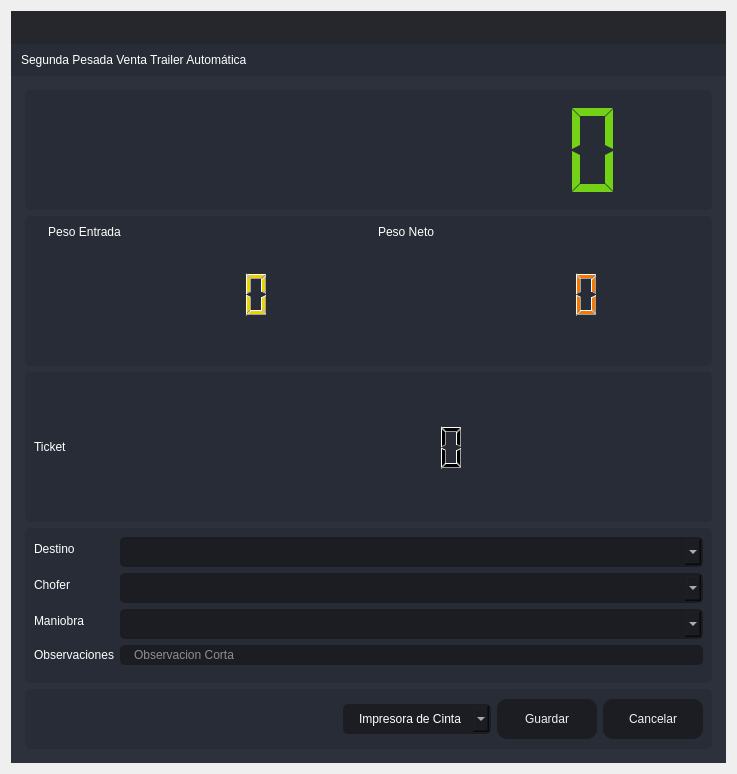
<?xml version="1.0" encoding="UTF-8"?>
<ui version="4.0">
 <class>SegundaPTA</class>
 <widget class="QDialog" name="SegundaPTA">
  <property name="windowModality">
   <enum>Qt::ApplicationModal</enum>
  </property>
  <property name="geometry">
   <rect>
    <x>0</x>
    <y>0</y>
    <width>737</width>
    <height>774</height>
   </rect>
  </property>
  <property name="minimumSize">
   <size>
    <width>737</width>
    <height>774</height>
   </size>
  </property>
  <property name="maximumSize">
   <size>
    <width>737</width>
    <height>774</height>
   </size>
  </property>
  <property name="windowTitle">
   <string>Segunda Pesada Venta Trailer Automática</string>
  </property>
  <property name="windowIcon">
   <iconset resource="files.qrc">
    <normaloff>:/16x16/icons/16x16/logo.png</normaloff>:/16x16/icons/16x16/logo.png</iconset>
  </property>
  <layout class="QVBoxLayout" name="verticalLayout_6">
   <item>
    <widget class="QFrame" name="frame_main">
     <property name="styleSheet">
      <string notr="true">/* LINE EDIT */
QLineEdit {
	background-color: rgb(27, 29, 35);
	border-radius: 5px;
	border: 2px solid rgb(27, 29, 35);
	padding-left: 10px;
}
QLineEdit:hover {
	border: 2px solid rgb(64, 71, 88);
}
QLineEdit:focus {
	border: 2px solid rgb(91, 101, 124);
}

/* SCROLL BARS */
QScrollBar:horizontal {
    border: none;
    background: rgb(52, 59, 72);
    height: 14px;
    margin: 0px 21px 0 21px;
	border-radius: 0px;
}
QScrollBar::handle:horizontal {
    background: rgb(85, 170, 255);
    min-width: 25px;
	border-radius: 7px
}
QScrollBar::add-line:horizontal {
    border: none;
    background: rgb(55, 63, 77);
    width: 20px;
	border-top-right-radius: 7px;
    border-bottom-right-radius: 7px;
    subcontrol-position: right;
    subcontrol-origin: margin;
}
QScrollBar::sub-line:horizontal {
    border: none;
    background: rgb(55, 63, 77);
    width: 20px;
	border-top-left-radius: 7px;
    border-bottom-left-radius: 7px;
    subcontrol-position: left;
    subcontrol-origin: margin;
}
QScrollBar::up-arrow:horizontal, QScrollBar::down-arrow:horizontal
{
     background: none;
}
QScrollBar::add-page:horizontal, QScrollBar::sub-page:horizontal
{
     background: none;
}
 QScrollBar:vertical {
	border: none;
    background: rgb(52, 59, 72);
    width: 14px;
    margin: 21px 0 21px 0;
	border-radius: 0px;
 }
 QScrollBar::handle:vertical {	
	background: rgb(85, 170, 255);
    min-height: 25px;
	border-radius: 7px
 }
 QScrollBar::add-line:vertical {
     border: none;
    background: rgb(55, 63, 77);
     height: 20px;
	border-bottom-left-radius: 7px;
    border-bottom-right-radius: 7px;
     subcontrol-position: bottom;
     subcontrol-origin: margin;
 }
 QScrollBar::sub-line:vertical {
	border: none;
    background: rgb(55, 63, 77);
     height: 20px;
	border-top-left-radius: 7px;
    border-top-right-radius: 7px;
     subcontrol-position: top;
     subcontrol-origin: margin;
 }
 QScrollBar::up-arrow:vertical, QScrollBar::down-arrow:vertical {
     background: none;
 }

 QScrollBar::add-page:vertical, QScrollBar::sub-page:vertical {
     background: none;
 }

/* CHECKBOX */
QCheckBox::indicator {
    border: 3px solid rgb(52, 59, 72);
	width: 15px;
	height: 15px;
	border-radius: 10px;
    background: rgb(44, 49, 60);
}
QCheckBox::indicator:hover {
    border: 3px solid rgb(58, 66, 81);
}
QCheckBox::indicator:checked {
    background: 3px solid rgb(52, 59, 72);
	border: 3px solid rgb(52, 59, 72);	
	background-image: url(:/16x16/icons/16x16/cil-check-alt.png);
}

/* RADIO BUTTON */
QRadioButton::indicator {
    border: 3px solid rgb(52, 59, 72);
	width: 15px;
	height: 15px;
	border-radius: 10px;
    background: rgb(44, 49, 60);
}
QRadioButton::indicator:hover {
    border: 3px solid rgb(58, 66, 81);
}
QRadioButton::indicator:checked {
    background: 3px solid rgb(94, 106, 130);
	border: 3px solid rgb(52, 59, 72);	
}

/* COMBOBOX */
QComboBox{
	background-color: rgb(27, 29, 35);
	border-radius: 5px;
	border: 2px solid rgb(27, 29, 35);
	padding: 5px;
	padding-left: 10px;
}
QComboBox:hover{
	border: 2px solid rgb(64, 71, 88);
}
QComboBox::drop-down {
	subcontrol-origin: padding;
	subcontrol-position: top right;
	width: 25px; 
	border-left-width: 3px;
	border-left-color: rgba(39, 44, 54, 150);
	border-left-style: solid;
	border-top-right-radius: 3px;
	border-bottom-right-radius: 3px;	
	background-image: url(:/16x16/icons/16x16/cil-arrow-bottom.png);
	background-position: center;
	background-repeat: no-reperat;
 }
QComboBox QAbstractItemView {
	color: rgb(85, 170, 255);	
	background-color: rgb(27, 29, 35);
	padding: 10px;
	selection-background-color: rgb(39, 44, 54);
}

/* SLIDERS */
QSlider::groove:horizontal {
    border-radius: 9px;
    height: 18px;
	margin: 0px;
	background-color: rgb(52, 59, 72);
}
QSlider::groove:horizontal:hover {
	background-color: rgb(55, 62, 76);
}
QSlider::handle:horizontal {
    background-color: rgb(85, 170, 255);
    border: none;
    height: 18px;
    width: 18px;
    margin: 0px;
	border-radius: 9px;
}
QSlider::handle:horizontal:hover {
    background-color: rgb(105, 180, 255);
}
QSlider::handle:horizontal:pressed {
    background-color: rgb(65, 130, 195);
}

QSlider::groove:vertical {
    border-radius: 9px;
    width: 18px;
    margin: 0px;
	background-color: rgb(52, 59, 72);
}
QSlider::groove:vertical:hover {
	background-color: rgb(55, 62, 76);
}
QSlider::handle:vertical {
    background-color: rgb(85, 170, 255);
	border: none;
    height: 18px;
    width: 18px;
    margin: 0px;
	border-radius: 9px;
}
QSlider::handle:vertical:hover {
    background-color: rgb(105, 180, 255);
}
QSlider::handle:vertical:pressed {
    background-color: rgb(65, 130, 195);
}

</string>
     </property>
     <property name="frameShape">
      <enum>QFrame::NoFrame</enum>
     </property>
     <property name="frameShadow">
      <enum>QFrame::Raised</enum>
     </property>
     <layout class="QVBoxLayout" name="verticalLayout">
      <property name="spacing">
       <number>0</number>
      </property>
      <property name="leftMargin">
       <number>0</number>
      </property>
      <property name="topMargin">
       <number>0</number>
      </property>
      <property name="rightMargin">
       <number>0</number>
      </property>
      <property name="bottomMargin">
       <number>0</number>
      </property>
      <item>
       <widget class="QFrame" name="frame_top">
        <property name="minimumSize">
         <size>
          <width>0</width>
          <height>65</height>
         </size>
        </property>
        <property name="maximumSize">
         <size>
          <width>16777215</width>
          <height>65</height>
         </size>
        </property>
        <property name="styleSheet">
         <string notr="true">background-color: transparent;</string>
        </property>
        <property name="frameShape">
         <enum>QFrame::NoFrame</enum>
        </property>
        <property name="frameShadow">
         <enum>QFrame::Raised</enum>
        </property>
        <layout class="QHBoxLayout" name="horizontalLayout_3">
         <property name="spacing">
          <number>0</number>
         </property>
         <property name="leftMargin">
          <number>0</number>
         </property>
         <property name="topMargin">
          <number>0</number>
         </property>
         <property name="rightMargin">
          <number>0</number>
         </property>
         <property name="bottomMargin">
          <number>0</number>
         </property>
         <item>
          <widget class="QFrame" name="frame_toggle">
           <property name="maximumSize">
            <size>
             <width>70</width>
             <height>16777215</height>
            </size>
           </property>
           <property name="styleSheet">
            <string notr="true">background-color: rgb(27, 29, 35);</string>
           </property>
           <property name="frameShape">
            <enum>QFrame::NoFrame</enum>
           </property>
           <property name="frameShadow">
            <enum>QFrame::Raised</enum>
           </property>
           <layout class="QVBoxLayout" name="verticalLayout_3">
            <property name="spacing">
             <number>0</number>
            </property>
            <property name="leftMargin">
             <number>0</number>
            </property>
            <property name="topMargin">
             <number>0</number>
            </property>
            <property name="rightMargin">
             <number>0</number>
            </property>
            <property name="bottomMargin">
             <number>0</number>
            </property>
           </layout>
          </widget>
         </item>
         <item>
          <widget class="QFrame" name="frame_top_right">
           <property name="styleSheet">
            <string notr="true">background: transparent;</string>
           </property>
           <property name="frameShape">
            <enum>QFrame::NoFrame</enum>
           </property>
           <property name="frameShadow">
            <enum>QFrame::Raised</enum>
           </property>
           <layout class="QVBoxLayout" name="verticalLayout_2">
            <property name="spacing">
             <number>0</number>
            </property>
            <property name="leftMargin">
             <number>0</number>
            </property>
            <property name="topMargin">
             <number>0</number>
            </property>
            <property name="rightMargin">
             <number>0</number>
            </property>
            <property name="bottomMargin">
             <number>0</number>
            </property>
            <item>
             <widget class="QFrame" name="frame_top_btns">
              <property name="maximumSize">
               <size>
                <width>16777215</width>
                <height>42</height>
               </size>
              </property>
              <property name="styleSheet">
               <string notr="true">background-color: rgba(27, 29, 35, 200)</string>
              </property>
              <property name="frameShape">
               <enum>QFrame::NoFrame</enum>
              </property>
              <property name="frameShadow">
               <enum>QFrame::Raised</enum>
              </property>
              <layout class="QHBoxLayout" name="horizontalLayout_4">
               <property name="spacing">
                <number>0</number>
               </property>
               <property name="leftMargin">
                <number>0</number>
               </property>
               <property name="topMargin">
                <number>0</number>
               </property>
               <property name="rightMargin">
                <number>0</number>
               </property>
               <property name="bottomMargin">
                <number>0</number>
               </property>
               <item>
                <widget class="QFrame" name="frame_label_top_btns">
                 <property name="sizePolicy">
                  <sizepolicy hsizetype="Expanding" vsizetype="Preferred">
                   <horstretch>0</horstretch>
                   <verstretch>0</verstretch>
                  </sizepolicy>
                 </property>
                 <property name="frameShape">
                  <enum>QFrame::NoFrame</enum>
                 </property>
                 <property name="frameShadow">
                  <enum>QFrame::Raised</enum>
                 </property>
                 <layout class="QHBoxLayout" name="horizontalLayout_10">
                  <property name="spacing">
                   <number>0</number>
                  </property>
                  <property name="leftMargin">
                   <number>5</number>
                  </property>
                  <property name="topMargin">
                   <number>0</number>
                  </property>
                  <property name="rightMargin">
                   <number>10</number>
                  </property>
                  <property name="bottomMargin">
                   <number>0</number>
                  </property>
                 </layout>
                </widget>
               </item>
               <item alignment="Qt::AlignRight">
                <widget class="QFrame" name="frame_btns_right">
                 <property name="sizePolicy">
                  <sizepolicy hsizetype="Expanding" vsizetype="Preferred">
                   <horstretch>0</horstretch>
                   <verstretch>0</verstretch>
                  </sizepolicy>
                 </property>
                 <property name="maximumSize">
                  <size>
                   <width>120</width>
                   <height>16777215</height>
                  </size>
                 </property>
                 <property name="frameShape">
                  <enum>QFrame::NoFrame</enum>
                 </property>
                 <property name="frameShadow">
                  <enum>QFrame::Raised</enum>
                 </property>
                 <layout class="QHBoxLayout" name="horizontalLayout_5">
                  <property name="spacing">
                   <number>0</number>
                  </property>
                  <property name="leftMargin">
                   <number>0</number>
                  </property>
                  <property name="topMargin">
                   <number>0</number>
                  </property>
                  <property name="rightMargin">
                   <number>0</number>
                  </property>
                  <property name="bottomMargin">
                   <number>0</number>
                  </property>
                 </layout>
                </widget>
               </item>
              </layout>
             </widget>
            </item>
            <item>
             <widget class="QFrame" name="frame_top_info">
              <property name="maximumSize">
               <size>
                <width>16777215</width>
                <height>65</height>
               </size>
              </property>
              <property name="styleSheet">
               <string notr="true">background-color: rgb(39, 44, 54);</string>
              </property>
              <property name="frameShape">
               <enum>QFrame::NoFrame</enum>
              </property>
              <property name="frameShadow">
               <enum>QFrame::Raised</enum>
              </property>
              <layout class="QHBoxLayout" name="horizontalLayout_8">
               <property name="spacing">
                <number>0</number>
               </property>
               <property name="leftMargin">
                <number>10</number>
               </property>
               <property name="topMargin">
                <number>0</number>
               </property>
               <property name="rightMargin">
                <number>10</number>
               </property>
               <property name="bottomMargin">
                <number>0</number>
               </property>
               <item>
                <widget class="QLabel" name="label">
                 <property name="styleSheet">
                  <string notr="true">font: 75 16pt &quot;MS Shell Dlg 2&quot;;
color: rgb(255, 255, 255);</string>
                 </property>
                 <property name="text">
                  <string>Segunda Pesada Venta Trailer Automática</string>
                 </property>
                </widget>
               </item>
              </layout>
             </widget>
            </item>
           </layout>
          </widget>
         </item>
        </layout>
       </widget>
      </item>
      <item>
       <widget class="QFrame" name="frame_center">
        <property name="sizePolicy">
         <sizepolicy hsizetype="Expanding" vsizetype="Expanding">
          <horstretch>0</horstretch>
          <verstretch>0</verstretch>
         </sizepolicy>
        </property>
        <property name="styleSheet">
         <string notr="true">background-color: rgb(40, 44, 52);</string>
        </property>
        <property name="frameShape">
         <enum>QFrame::NoFrame</enum>
        </property>
        <property name="frameShadow">
         <enum>QFrame::Raised</enum>
        </property>
        <layout class="QHBoxLayout" name="horizontalLayout_2">
         <property name="spacing">
          <number>0</number>
         </property>
         <property name="leftMargin">
          <number>0</number>
         </property>
         <property name="topMargin">
          <number>0</number>
         </property>
         <property name="rightMargin">
          <number>0</number>
         </property>
         <property name="bottomMargin">
          <number>0</number>
         </property>
         <item>
          <widget class="QFrame" name="frame_content_right">
           <property name="styleSheet">
            <string notr="true">background-color: rgb(44, 49, 60);</string>
           </property>
           <property name="frameShape">
            <enum>QFrame::NoFrame</enum>
           </property>
           <property name="frameShadow">
            <enum>QFrame::Raised</enum>
           </property>
           <layout class="QVBoxLayout" name="verticalLayout_4">
            <property name="spacing">
             <number>0</number>
            </property>
            <property name="leftMargin">
             <number>0</number>
            </property>
            <property name="topMargin">
             <number>0</number>
            </property>
            <property name="rightMargin">
             <number>0</number>
            </property>
            <property name="bottomMargin">
             <number>0</number>
            </property>
            <item>
             <widget class="QFrame" name="frame_content">
              <property name="frameShape">
               <enum>QFrame::NoFrame</enum>
              </property>
              <property name="frameShadow">
               <enum>QFrame::Raised</enum>
              </property>
              <layout class="QVBoxLayout" name="verticalLayout_9">
               <property name="spacing">
                <number>0</number>
               </property>
               <property name="leftMargin">
                <number>5</number>
               </property>
               <property name="topMargin">
                <number>5</number>
               </property>
               <property name="rightMargin">
                <number>5</number>
               </property>
               <property name="bottomMargin">
                <number>5</number>
               </property>
               <item>
                <widget class="QStackedWidget" name="stackedWidget">
                 <property name="styleSheet">
                  <string notr="true">background: transparent;</string>
                 </property>
                 <property name="currentIndex">
                  <number>0</number>
                 </property>
                 <widget class="QWidget" name="page_home">
                  <layout class="QVBoxLayout" name="verticalLayout_10">
                   <item>
                    <widget class="QFrame" name="frame_3">
                     <property name="minimumSize">
                      <size>
                       <width>0</width>
                       <height>120</height>
                      </size>
                     </property>
                     <property name="maximumSize">
                      <size>
                       <width>16777215</width>
                       <height>120</height>
                      </size>
                     </property>
                     <property name="styleSheet">
                      <string notr="true">background-color: rgb(39, 44, 54);
border-radius: 5px;</string>
                     </property>
                     <property name="frameShape">
                      <enum>QFrame::StyledPanel</enum>
                     </property>
                     <property name="frameShadow">
                      <enum>QFrame::Raised</enum>
                     </property>
                     <layout class="QVBoxLayout" name="verticalLayout_11">
                      <item>
                       <layout class="QVBoxLayout" name="verticalLayout_8">
                        <item>
                         <widget class="QLCDNumber" name="lcdNumber_7">
                          <property name="styleSheet">
                           <string notr="true">color:rgb(115, 210, 22)</string>
                          </property>
                          <property name="digitCount">
                           <number>10</number>
                          </property>
                          <property name="segmentStyle">
                           <enum>QLCDNumber::Flat</enum>
                          </property>
                         </widget>
                        </item>
                       </layout>
                      </item>
                     </layout>
                    </widget>
                   </item>
                   <item>
                    <widget class="QFrame" name="frame_4">
                     <property name="minimumSize">
                      <size>
                       <width>0</width>
                       <height>120</height>
                      </size>
                     </property>
                     <property name="maximumSize">
                      <size>
                       <width>16777215</width>
                       <height>150</height>
                      </size>
                     </property>
                     <property name="styleSheet">
                      <string notr="true">background-color: rgb(39, 44, 54);
border-radius: 5px;</string>
                     </property>
                     <property name="frameShape">
                      <enum>QFrame::StyledPanel</enum>
                     </property>
                     <property name="frameShadow">
                      <enum>QFrame::Raised</enum>
                     </property>
                     <layout class="QHBoxLayout" name="horizontalLayout_6">
                      <item>
                       <layout class="QFormLayout" name="formLayout_4">
                        <property name="sizeConstraint">
                         <enum>QLayout::SetDefaultConstraint</enum>
                        </property>
                        <property name="fieldGrowthPolicy">
                         <enum>QFormLayout::FieldsStayAtSizeHint</enum>
                        </property>
                        <property name="rowWrapPolicy">
                         <enum>QFormLayout::DontWrapRows</enum>
                        </property>
                        <property name="labelAlignment">
                         <set>Qt::AlignLeading|Qt::AlignLeft|Qt::AlignVCenter</set>
                        </property>
                        <property name="formAlignment">
                         <set>Qt::AlignHCenter|Qt::AlignTop</set>
                        </property>
                        <property name="horizontalSpacing">
                         <number>10</number>
                        </property>
                        <property name="verticalSpacing">
                         <number>30</number>
                        </property>
                        <property name="leftMargin">
                         <number>0</number>
                        </property>
                        <property name="rightMargin">
                         <number>0</number>
                        </property>
                        <item row="0" column="0">
                         <widget class="QLabel" name="label_3">
                          <property name="layoutDirection">
                           <enum>Qt::LeftToRight</enum>
                          </property>
                          <property name="styleSheet">
                           <string notr="true">color: rgb(255, 255, 255);
font: 75 12pt &quot;MS Shell Dlg 2&quot;;</string>
                          </property>
                          <property name="frameShape">
                           <enum>QFrame::NoFrame</enum>
                          </property>
                          <property name="text">
                           <string>Peso Entrada</string>
                          </property>
                          <property name="alignment">
                           <set>Qt::AlignCenter</set>
                          </property>
                         </widget>
                        </item>
                        <item row="0" column="1">
                         <widget class="QLabel" name="label_4">
                          <property name="styleSheet">
                           <string notr="true">color: rgb(255, 255, 255);
font: 75 12pt &quot;MS Shell Dlg 2&quot;;</string>
                          </property>
                          <property name="text">
                           <string>Peso Neto</string>
                          </property>
                          <property name="alignment">
                           <set>Qt::AlignCenter</set>
                          </property>
                         </widget>
                        </item>
                        <item row="1" column="0">
                         <widget class="QLCDNumber" name="lcdNumber_3">
                          <property name="minimumSize">
                           <size>
                            <width>320</width>
                            <height>50</height>
                           </size>
                          </property>
                          <property name="maximumSize">
                           <size>
                            <width>16777215</width>
                            <height>50</height>
                           </size>
                          </property>
                          <property name="styleSheet">
                           <string notr="true">color:rgb(237, 212, 0)</string>
                          </property>
                         </widget>
                        </item>
                        <item row="1" column="1">
                         <widget class="QLCDNumber" name="lcdNumber_1">
                          <property name="minimumSize">
                           <size>
                            <width>320</width>
                            <height>50</height>
                           </size>
                          </property>
                          <property name="maximumSize">
                           <size>
                            <width>320</width>
                            <height>50</height>
                           </size>
                          </property>
                          <property name="styleSheet">
                           <string notr="true">color: rgb(245, 121, 0)</string>
                          </property>
                         </widget>
                        </item>
                       </layout>
                      </item>
                     </layout>
                    </widget>
                   </item>
                   <item>
                    <widget class="QFrame" name="frame_5">
                     <property name="minimumSize">
                      <size>
                       <width>0</width>
                       <height>60</height>
                      </size>
                     </property>
                     <property name="styleSheet">
                      <string notr="true">background-color: rgb(39, 44, 54);
border-radius: 5px;</string>
                     </property>
                     <property name="frameShape">
                      <enum>QFrame::StyledPanel</enum>
                     </property>
                     <property name="frameShadow">
                      <enum>QFrame::Raised</enum>
                     </property>
                     <layout class="QHBoxLayout" name="horizontalLayout_7">
                      <item>
                       <layout class="QHBoxLayout" name="horizontalLayout">
                        <item>
                         <widget class="QLabel" name="label_5">
                          <property name="styleSheet">
                           <string notr="true">color: rgb(255, 255, 255);
font: 75 12pt &quot;MS Shell Dlg 2&quot;;</string>
                          </property>
                          <property name="text">
                           <string>Ticket</string>
                          </property>
                         </widget>
                        </item>
                        <item>
                         <widget class="QLCDNumber" name="lcdNumber_9">
                          <property name="minimumSize">
                           <size>
                            <width>600</width>
                            <height>20</height>
                           </size>
                          </property>
                          <property name="maximumSize">
                           <size>
                            <width>600</width>
                            <height>50</height>
                           </size>
                          </property>
                          <property name="layoutDirection">
                           <enum>Qt::RightToLeft</enum>
                          </property>
                          <property name="autoFillBackground">
                           <bool>false</bool>
                          </property>
                         </widget>
                        </item>
                       </layout>
                      </item>
                     </layout>
                    </widget>
                   </item>
                   <item>
                    <widget class="QFrame" name="frame">
                     <property name="styleSheet">
                      <string notr="true">background-color: rgb(39, 44, 54);
border-radius: 5px;</string>
                     </property>
                     <property name="frameShape">
                      <enum>QFrame::StyledPanel</enum>
                     </property>
                     <property name="frameShadow">
                      <enum>QFrame::Raised</enum>
                     </property>
                     <layout class="QVBoxLayout" name="verticalLayout_5">
                      <item>
                       <layout class="QVBoxLayout" name="verticalLayout_12">
                        <item>
                         <layout class="QFormLayout" name="formLayout">
                          <item row="5" column="0">
                           <widget class="Line" name="line">
                            <property name="orientation">
                             <enum>Qt::Horizontal</enum>
                            </property>
                           </widget>
                          </item>
                          <item row="0" column="0">
                           <widget class="QLabel" name="label_2">
                            <property name="styleSheet">
                             <string notr="true">color: rgb(255, 255, 255);
font: 75 12pt &quot;MS Shell Dlg 2&quot;;</string>
                            </property>
                            <property name="text">
                             <string>Destino</string>
                            </property>
                           </widget>
                          </item>
                          <item row="0" column="1">
                           <widget class="QComboBox" name="comboBox_destino">
                            <property name="styleSheet">
                             <string notr="true">QComboBox{
	background-color: rgb(27, 29, 35);
	border-radius: 5px;
	border: 2px solid rgb(27, 29, 35);
	padding: 5px;
	padding-left: 14px;
	color: rgb(255, 255, 255);
    font: 75 12pt &quot;MS Shell Dlg 2&quot;;
}
QComboBox:hover{
	border: 2px solid rgb(64, 71, 88);
}
QComboBox QAbstractItemView {
	color: rgb(85, 170, 255);	
	background-color: rgb(27, 29, 35);
	padding: 10px;
	selection-background-color: rgb(39, 44, 54);
}</string>
                            </property>
                           </widget>
                          </item>
                          <item row="1" column="0">
                           <widget class="QLabel" name="label_6">
                            <property name="styleSheet">
                             <string notr="true">color: rgb(255, 255, 255);
font: 75 12pt &quot;MS Shell Dlg 2&quot;;</string>
                            </property>
                            <property name="text">
                             <string>Chofer</string>
                            </property>
                           </widget>
                          </item>
                          <item row="1" column="1">
                           <widget class="QComboBox" name="comboBox_operador">
                            <property name="styleSheet">
                             <string notr="true">QComboBox{
	background-color: rgb(27, 29, 35);
	border-radius: 5px;
	border: 2px solid rgb(27, 29, 35);
	padding: 5px;
	padding-left: 14px;
	color: rgb(255, 255, 255);
    font: 75 12pt &quot;MS Shell Dlg 2&quot;;
}
QComboBox:hover{
	border: 2px solid rgb(64, 71, 88);
}
QComboBox QAbstractItemView {
	color: rgb(85, 170, 255);	
	background-color: rgb(27, 29, 35);
	padding: 10px;
	selection-background-color: rgb(39, 44, 54);
}</string>
                            </property>
                           </widget>
                          </item>
                          <item row="2" column="0">
                           <widget class="QLabel" name="label_8">
                            <property name="styleSheet">
                             <string notr="true">color: rgb(255, 255, 255);
font: 75 12pt &quot;MS Shell Dlg 2&quot;;</string>
                            </property>
                            <property name="text">
                             <string>Maniobra</string>
                            </property>
                           </widget>
                          </item>
                          <item row="2" column="1">
                           <widget class="QComboBox" name="comboBox_maniobra">
                            <property name="styleSheet">
                             <string notr="true">QComboBox{
	background-color: rgb(27, 29, 35);
	border-radius: 5px;
	border: 2px solid rgb(27, 29, 35);
	padding: 5px;
	padding-left: 14px;
	color: rgb(255, 255, 255);
    font: 75 12pt &quot;MS Shell Dlg 2&quot;;
}
QComboBox:hover{
	border: 2px solid rgb(64, 71, 88);
}
QComboBox QAbstractItemView {
	color: rgb(85, 170, 255);	
	background-color: rgb(27, 29, 35);
	padding: 10px;
	selection-background-color: rgb(39, 44, 54);
}</string>
                            </property>
                           </widget>
                          </item>
                          <item row="3" column="0">
                           <widget class="QLabel" name="label_7">
                            <property name="styleSheet">
                             <string notr="true">color: rgb(255, 255, 255);
font: 75 12pt &quot;MS Shell Dlg 2&quot;;</string>
                            </property>
                            <property name="text">
                             <string>Observaciones</string>
                            </property>
                           </widget>
                          </item>
                          <item row="3" column="1">
                           <widget class="QLineEdit" name="observaciones">
                            <property name="styleSheet">
                             <string notr="true">QLineEdit {
	background-color: rgb(27, 29, 35);
	border-radius: 5px;
	border: 2px solid rgb(27, 29, 35);
	padding-left: 10px;
	font: 75 12pt &quot;MS Shell Dlg 2&quot;;
	color: rgb(255, 255, 255);
}
QLineEdit:hover {
	border: 2px solid rgb(64, 71, 88);
}
QLineEdit:focus {
	border: 2px solid rgb(91, 101, 124);
}</string>
                            </property>
                            <property name="maxLength">
                             <number>125</number>
                            </property>
                            <property name="placeholderText">
                             <string>Observacion Corta</string>
                            </property>
                           </widget>
                          </item>
                         </layout>
                        </item>
                       </layout>
                      </item>
                     </layout>
                    </widget>
                   </item>
                   <item>
                    <widget class="QFrame" name="frame_2">
                     <property name="minimumSize">
                      <size>
                       <width>0</width>
                       <height>60</height>
                      </size>
                     </property>
                     <property name="maximumSize">
                      <size>
                       <width>16777215</width>
                       <height>60</height>
                      </size>
                     </property>
                     <property name="styleSheet">
                      <string notr="true">background-color: rgb(39, 44, 54);
border-radius: 5px;</string>
                     </property>
                     <property name="frameShape">
                      <enum>QFrame::StyledPanel</enum>
                     </property>
                     <property name="frameShadow">
                      <enum>QFrame::Raised</enum>
                     </property>
                     <layout class="QHBoxLayout" name="horizontalLayout_9">
                      <item>
                       <layout class="QGridLayout" name="gridLayout">
                        <item row="0" column="3">
                         <widget class="QPushButton" name="btnr">
                          <property name="minimumSize">
                           <size>
                            <width>100</width>
                            <height>40</height>
                           </size>
                          </property>
                          <property name="styleSheet">
                           <string notr="true">QPushButton {
	border-color: rgb(27, 29, 35);
	font: 75 10pt &quot;MS Shell Dlg 2&quot;;
	color: rgb(240, 240, 240);
	background-color: rgb(27, 29, 35);
	border: 0px solid;
	border-radius: 10px;	
}
QPushButton:hover {
	background-color:rgb(44, 49, 60);
	border-color: rgb(27, 29, 35);
	border: 2px solid;
}</string>
                          </property>
                          <property name="text">
                           <string>Cancelar</string>
                          </property>
                         </widget>
                        </item>
                        <item row="0" column="0">
                         <spacer name="horizontalSpacer">
                          <property name="orientation">
                           <enum>Qt::Horizontal</enum>
                          </property>
                          <property name="sizeHint" stdset="0">
                           <size>
                            <width>40</width>
                            <height>20</height>
                           </size>
                          </property>
                         </spacer>
                        </item>
                        <item row="0" column="2">
                         <widget class="QPushButton" name="btn_guardar">
                          <property name="minimumSize">
                           <size>
                            <width>100</width>
                            <height>40</height>
                           </size>
                          </property>
                          <property name="styleSheet">
                           <string notr="true">QPushButton {
	border-color: rgb(27, 29, 35);
	font: 75 10pt &quot;MS Shell Dlg 2&quot;;
	color: rgb(240, 240, 240);
	background-color: rgb(27, 29, 35);
	border: 0px solid;
	border-radius: 10px;	
}
QPushButton:hover {
	background-color:rgb(44, 49, 60);
	border-color: rgb(27, 29, 35);
	border: 2px solid;
}</string>
                          </property>
                          <property name="text">
                           <string>Guardar</string>
                          </property>
                         </widget>
                        </item>
                        <item row="0" column="1">
                         <widget class="QComboBox" name="comboBox_impresora">
                          <property name="styleSheet">
                           <string notr="true">QComboBox{
	background-color: rgb(27, 29, 35);
	border-radius: 5px;
	border: 2px solid rgb(27, 29, 35);
	padding: 5px;
	padding-left: 14px;
	color: rgb(255, 255, 255);
    font: 75 12pt &quot;MS Shell Dlg 2&quot;;
}
QComboBox:hover{
	border: 2px solid rgb(64, 71, 88);
}
QComboBox QAbstractItemView {
	color: rgb(85, 170, 255);	
	background-color: rgb(27, 29, 35);
	padding: 10px;
	selection-background-color: rgb(39, 44, 54);
}</string>
                          </property>
                          <item>
                           <property name="text">
                            <string>Impresora de Cinta</string>
                           </property>
                          </item>
                          <item>
                           <property name="text">
                            <string>Impresora Windows</string>
                           </property>
                          </item>
                         </widget>
                        </item>
                       </layout>
                      </item>
                     </layout>
                    </widget>
                   </item>
                  </layout>
                 </widget>
                </widget>
               </item>
              </layout>
             </widget>
            </item>
           </layout>
          </widget>
         </item>
        </layout>
       </widget>
      </item>
     </layout>
    </widget>
   </item>
  </layout>
 </widget>
 <resources>
  <include location="files.qrc"/>
 </resources>
 <connections/>
</ui>
